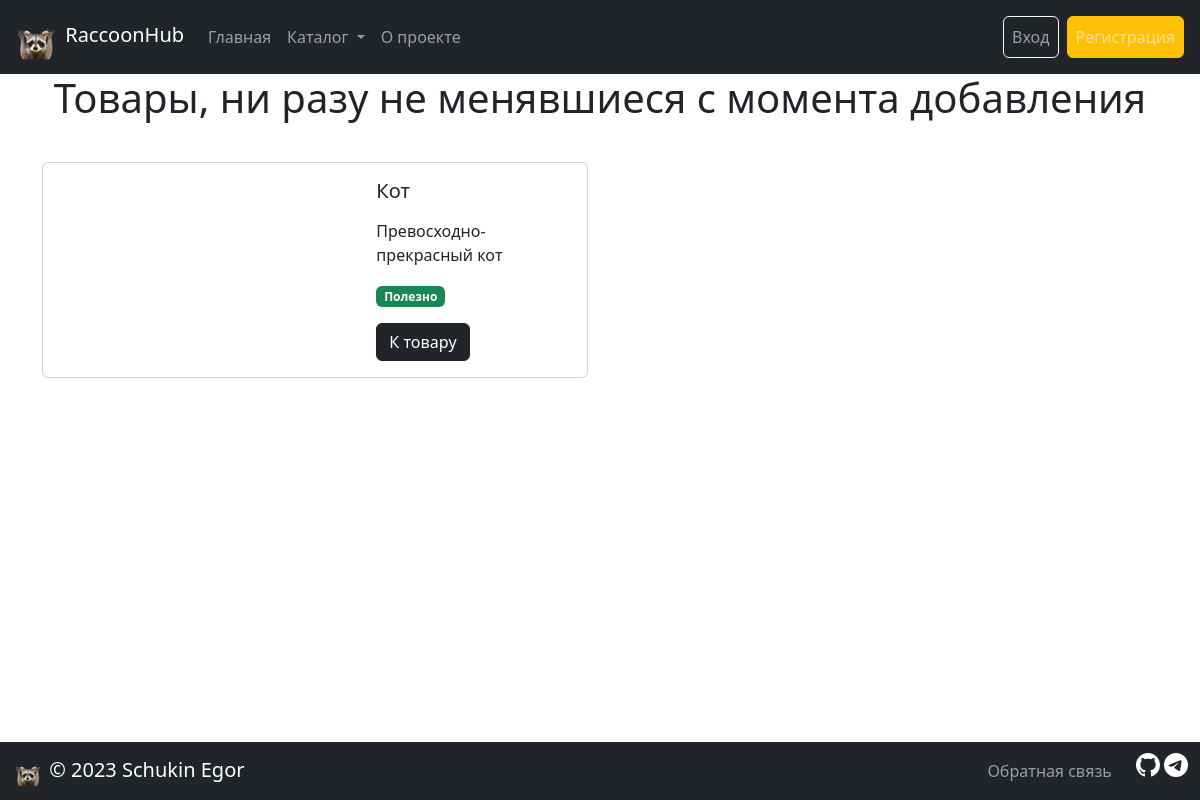
The app's page /catalog/unchecked/ with its own data.
### catalog/models.py (models this page shows)
class Item(core.models.PublishedWithNameBaseModel):
    objects = catalog.managers.ItemManager()
    created_at = django.db.models.DateTimeField(
        auto_now_add=True,
        verbose_name='дата добавления товара',
    )
    updated_at = django.db.models.DateTimeField(
        auto_now=True,
        verbose_name='дата изменения товара',
    )
    is_on_main = django.db.models.BooleanField(
        verbose_name='публикация на главной странице',
        help_text='Публиковать товар на главной странице?',
        default=False,
    )
    category = django.db.models.ForeignKey(
        Category,
        verbose_name='категория',
        on_delete=django.db.models.CASCADE,
    )
    tags = django.db.models.ManyToManyField(
        Tag,
        verbose_name='тег',
    )
    text = ckeditor.fields.RichTextField(
        'описание',
        help_text='Описание(>2 символов, содержит "превосходно, роскошно")',
        validators=[
            catalog.validators.ValidateMustContain('превосходно', 'роскошно'),
        ],
        config_name='item_text_editor',
    )
    class Meta:
        ordering = ('name',)
        default_related_name = 'items'
        verbose_name = 'товар'
        verbose_name_plural = 'товары'

class Tag(core.models.UniqueNameSlugBaseModel):
    objects = catalog.managers.TagManager()
    class Meta:
        default_related_name = 'tags'
        verbose_name = 'тег'
        verbose_name_plural = 'теги'

### catalog/views.py (the view)
class HaveNeverChangedView(ListView):
    template_name = 'catalog/extra_item_list.html'
    queryset = catalog.models.Item.objects.published().filter(
        created_at=django.db.models.F(
            catalog.models.Item.updated_at.field.name
        )
    )
    context_object_name = 'items'
    extra_context = {
        'title': gettext_lazy('Непроверенное'),
        'header': gettext_lazy(
            'Товары, ни разу не менявшиеся с момента добавления'
        ),
    }
    http_method_names = ['get', 'head']

### users/context_processors.py (called while the page is built)
def birthday_persons(request):
    active_users_with_birthday = (
        users.models.ProxyUser.objects.active().filter(
            profile__birthday__isnull=False
        )
    )
    have_birthday_today = []
    if active_users_with_birthday:
        have_birthday_today = active_users_with_birthday.filter(
            profile__birthday__day=timezone.now().date().day,
            profile__birthday__month=timezone.now().date().month,
            profile__birthday__year__lte=timezone.now().date().year,
        ).values(
            users.models.ProxyUser.id.field.name,
            users.models.ProxyUser.username.field.name,
            users.models.ProxyUser.email.field.name,
        )
    return {'birthday_persons': have_birthday_today}

### templates/catalog/extra_item_list.html (shortened to what this page needs)
{% extends 'base.html' %}
{% load static %}
{% load i18n %}
{% block content %}
  <div class="container">
      <div class="d-flex justify-content-center">
        <h1>{{ header }}</h1>
      </div>
      <div class="row" style="margin-top: 2em;">
        {% for item in items %}
          {% include "includes/item_card.html" %}
        {% empty %}
          <h3>{% translate 'Пустота' %}...</h3>
        {% endfor %}
      </div>
    </div>
{% endblock %}

### templates/includes/item_card.html (shortened to what this page needs)
{% load static %}
{% load i18n %}
 <div class="col-md-12 col-xl-6">
  <div class="card mb-3">
    <div class="row g-0">
      <div class="col-md-6 col-lg-4 col-xl-7 col-xxl-6">
      </div>
      <div class="col">
        <div class="card-body">
          <h5 class="card-title text-break">{{ item.name|title }}</h5>
          <p class="card-text">{{ item.text|truncatewords_html:10|safe }}</p>
          {% for tag in item.tags.all %}
            <span class="badge badge-pill bg-success mb-3">{{ tag.name }}</span>
          {% endfor %}<br>
          <a href="/catalog/{{ item.id }}/" class="btn btn-dark">{% translate "К товару" %}</a>
        </div>
      </div>
    </div>
  </div>
 </div>

### records on screen
Item: name "Кот", text "Превосходно-прекрасный кот"
Tag: name "Полезно"

### other values on screen
{{ header }} "Товары, ни разу не менявшиеся с момента добавления"
{{ current_year }} "2023"
